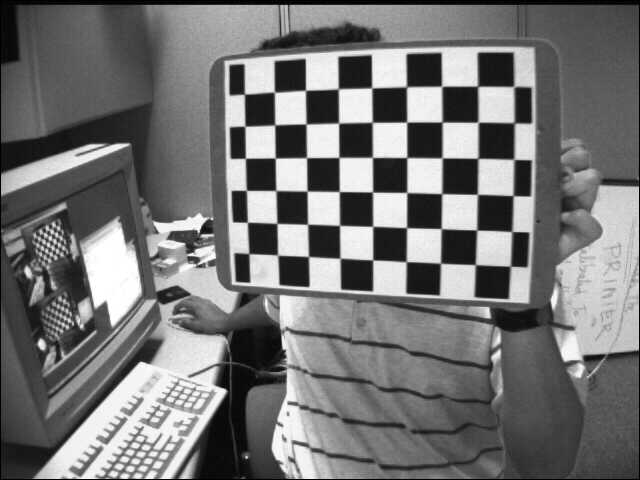
#> input picture chapter2_imageFomation/images/calibration_images/left01.jpg, 640 x 480 px; its folder holds only this picture in this run
$ python 01_calibration.py
#> lines starting #> are read from the running program, lines starting #| are printed output that depends on the picture; after the words box and inside, x2 and y2 are one past the last pixel; in counts of white or black regions, pixels touching at a corner belong together; long printed decimals are rounded
import cv2
import numpy as np
import glob
from pathlib import Path

# 출력 폴더 생성
output_dir = Path("./outputs/calibration")
output_dir.mkdir(parents=True, exist_ok=True)

# -------------------------------------------------------
# 1. 체크보드 설정
# -------------------------------------------------------

# 체크보드 내부 코너 개수
# (가로 코너 수, 세로 코너 수)
# 실제 체크보드의 흰/검 칸 개수가 아니라 "코너 개수"임
CHECKERBOARD = (9, 6)

# 체크보드 한 칸의 실제 크기 (단위: mm)
# 실제 세계 좌표 계산에 사용됨
square_size = 25.0

# 코너 위치를 더 정확하게 보정하기 위한 종료 조건
# (최대 반복 횟수 30, 정확도 0.001)
criteria = (
    cv2.TERM_CRITERIA_EPS + cv2.TERM_CRITERIA_MAX_ITER,
    30,
    0.001
)

# -------------------------------------------------------
# 2. 실제 세계 좌표 생성 (Object Points)
# -------------------------------------------------------

# 체크보드 코너 개수만큼 3차원 좌표 배열 생성
# (x, y, z) 좌표
objp = np.zeros((CHECKERBOARD[0] * CHECKERBOARD[1], 3), np.float32)

# x,y 좌표를 격자 형태로 생성
objp[:, :2] = np.mgrid[
    0:CHECKERBOARD[0],
    0:CHECKERBOARD[1]
].T.reshape(-1, 2)

# 실제 체크보드 크기(mm) 반영
objp *= square_size

# -------------------------------------------------------
# 3. 좌표 저장 리스트
# -------------------------------------------------------

# 실제 세계 좌표 (3D)
objpoints = []

# 이미지 좌표 (2D)
imgpoints = []

# -------------------------------------------------------
# 4. 캘리브레이션 이미지 경로
# -------------------------------------------------------

# 체크보드 이미지 목록 불러오기
# 예: left01.jpg, left02.jpg ...
images = glob.glob("./images/calibration_images/left*.jpg")

# 이미지 크기 저장 변수
img_size = None

# -------------------------------------------------------
# 5. 체크보드 코너 검출
# -------------------------------------------------------

# 이미지가 없는 경우 예외 처리
if len(images) == 0:
    raise FileNotFoundError("체크보드 이미지를 찾을 수 없습니다.")

# 각 이미지에 대해 코너 검출 수행
for fname in images:

    # 이미지 읽기
    img = cv2.imread(fname)
#> img is the input picture: shape (480, 640, 3); min 0, max 255, mean 116.6

    if img is None:
        print(f"이미지 로드 실패: {fname}")
        continue

    # grayscale 변환
    # 코너 검출은 grayscale 이미지에서 수행
    gray = cv2.cvtColor(img, cv2.COLOR_BGR2GRAY)

    # 이미지 크기 저장
    img_size = gray.shape[::-1]

    # 체크보드 코너 검출
    ret, corners = cv2.findChessboardCorners(
        gray,
        CHECKERBOARD,
        None
    )
#> ret = True; corners = 54 rows, first 8: [244.5, 94.33], [274.6, 92.24], [305.5, 90.4], [338.4, 88.84], [371.6, 87.98], [406.8, 86.92], [441.6, 86.37], [477.6, 86.38]

    # 코너 검출 성공 시
    if ret:

        # 코너 위치 정밀화 (subpixel refinement)
        corners2 = cv2.cornerSubPix(
            gray,
            corners,
            (11, 11),
            (-1, -1),
            criteria
        )
#> corners2 = 54 rows, first 8: [244.4, 94.14], [274.4, 92.21], [305.5, 90.32], [338.3, 88.79], [371.7, 87.87], [406.5, 86.71], [441.6, 86.25], [477.6, 86.22]

        # 실제 좌표 저장
        objpoints.append(objp)

        # 이미지 좌표 저장
        imgpoints.append(corners2)

        # 코너 검출 결과 시각화
        vis = img.copy()

        cv2.drawChessboardCorners(
            vis,
            CHECKERBOARD,
            corners2,
            ret
        )
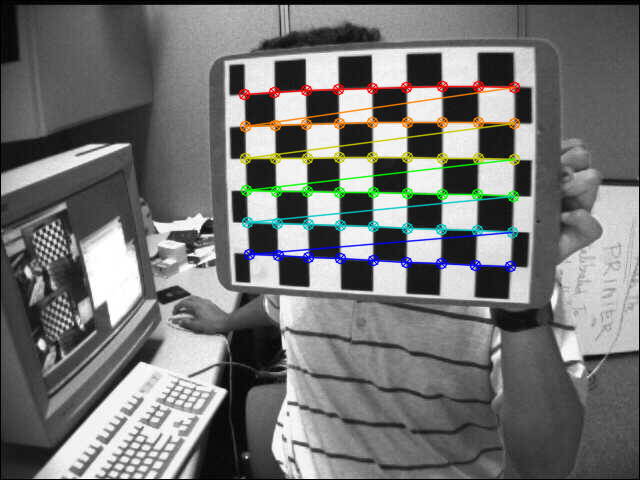
#> vis: shape (480, 640, 3); 4.21% of pixels changed, all inside (x1, y1, x2, y2) = (238, 80, 521, 273)

        cv2.imshow("Chessboard Corners", vis)

        # 0.3초 동안 표시
        cv2.waitKey(300)

    else:
        print(f"코너 검출 실패: {fname}")

cv2.destroyAllWindows()

# 코너 검출이 하나도 되지 않았을 경우 예외 처리
if len(objpoints) == 0 or len(imgpoints) == 0:
    raise RuntimeError("유효한 체크보드 코너를 검출하지 못했습니다.")

# -------------------------------------------------------
# 6. 카메라 캘리브레이션
# -------------------------------------------------------

# calibrateCamera 함수
# 입력:
#   objpoints → 실제 세계 좌표
#   imgpoints → 이미지 좌표
#   img_size  → 이미지 크기
#
# 출력:
#   ret   → reprojection error
#   K     → 카메라 내부 행렬 (Camera Matrix)
#   dist  → 왜곡 계수
#   rvecs → 회전 벡터
#   tvecs → 이동 벡터

ret, K, dist, rvecs, tvecs = cv2.calibrateCamera(
    objpoints,
    imgpoints,
    img_size,
    None,
    None
)
#> ret = 0.161; K = [[811.4, 0, 306.3], [0, 768.8, 314.7], [0, 0, 1]]; dist = [[-0.656, 0.296, -0.0603, 0.0206, -0.406]]; rvecs = ([0.252, 0.427, 0.0302],); tvecs = ([-47.08, -169.8, 587.5],)

# 결과 출력
print("Reprojection Error:")
print(ret)
#| 0.1608

print("\nCamera Matrix K:")
print(K)
#| [[811.353   0.         306.305]
#|  [  0.         768.773 314.671]
#|  [  0.           0.           1.        ]]

print("\nDistortion Coefficients:")
print(dist)
#| [[-0.6556   0.2957  -0.06027  0.02059 -0.4062]]

# -------------------------------------------------------
# 7. 왜곡 보정 (Undistortion)
# -------------------------------------------------------

# 테스트용 이미지 불러오기
sample_img = cv2.imread(images[0])

if sample_img is None:
    raise FileNotFoundError("샘플 이미지를 불러올 수 없습니다.")

# 카메라 왜곡 보정
undistorted = cv2.undistort(
    sample_img,
    K,
    dist,
    None,
    K
)
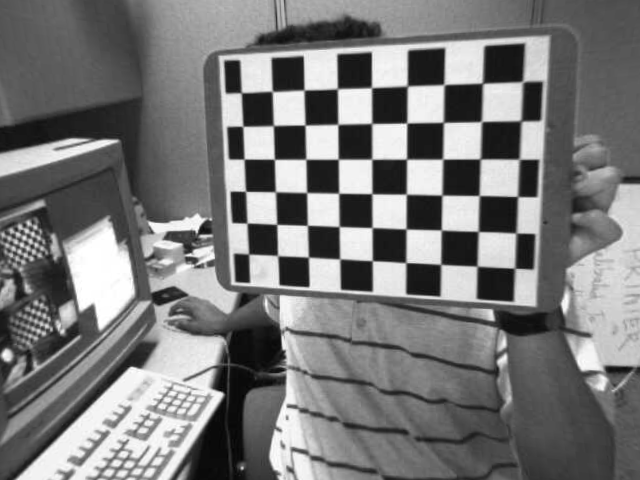
#> undistorted: shape (480, 640, 3); min 2, max 255, mean 120.9

# -------------------------------------------------------
# 8. 원본 vs 보정 결과 비교
# -------------------------------------------------------

# 두 이미지를 좌우로 붙여 비교
result = np.hstack([
    sample_img,
    undistorted
])
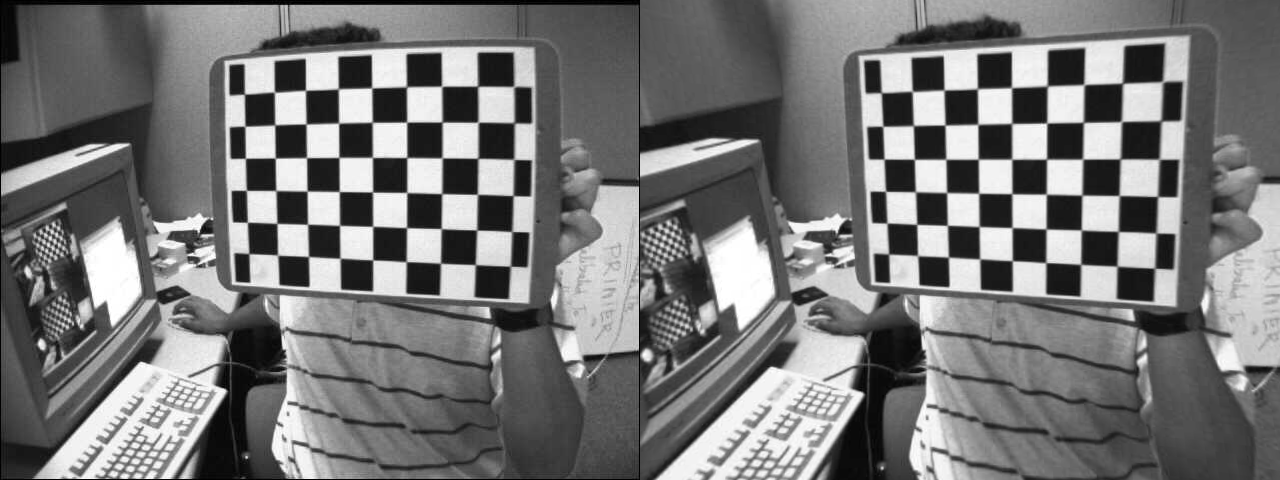
#> result: shape (480, 1280, 3); min 0, max 255, mean 118.7

# 결과 화면 출력
cv2.imshow("Original | Undistorted", result)

cv2.waitKey(0)
cv2.destroyAllWindows()

# -------------------------------------------------------
# 9. 결과 이미지 저장
# -------------------------------------------------------

cv2.imwrite("./outputs/calibration/calibration_result.jpg", result)

print("\n왜곡 보정 결과 저장 완료: calibration_result.jpg")

$ run again, on chapter2_imageFomation/images/calibration_images/left05.jpg
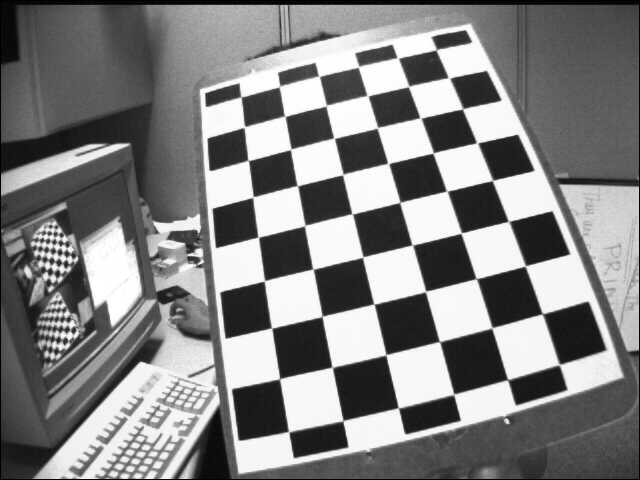
#> input picture chapter2_imageFomation/images/calibration_images/left05.jpg, 640 x 480 px
#> img is the input picture: shape (480, 640, 3); min 0, max 255, mean 129.8
#> `ret, corners = cv2.findChessboardCorners( gray, CHECKERBOARD, None )`: ret = True; corners = 54 rows, first 8: [435.9, 50.23], [450, 78.54], [462.7, 108.8], [476.5, 142.8], [492.5, 180.5], [508.4, 221.1], [525.3, 265.9], [542.1, 313.6]
#> corners2 = 54 rows, first 8: [436.3, 49.72], [449, 77.82], [462.6, 108.7], [477.1, 142.9], [492.5, 180.4], [508.7, 221.4], [525.3, 265.9], [542.4, 313.8]
#> `cv2.drawChessboardCorners( vis, CHECKERBOARD, corners2, ret )`:
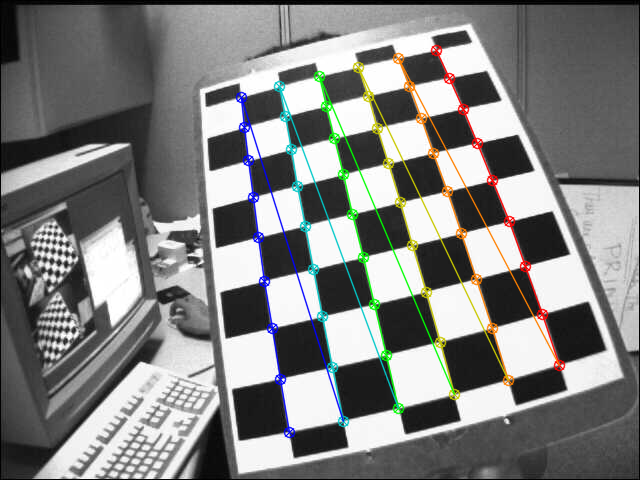
#> vis: shape (480, 640, 3); 4.88% of pixels changed, all inside (x1, y1, x2, y2) = (235, 44, 566, 439)
#> `ret, K, dist, rvecs, tvecs = cv2.calibrateCamera( objpoints, imgpoints..`: ret = 0.143; K = [[639.5, 0, 320.2], [0, 651.5, 193.3], [0, 0, 1]]; dist = [[-0.412, -0.0341, 0.027, 0.0148, 0.431]]; rvecs = ([-0.361, 0.527, 1.3],); tvecs = ([71.82, -88.53, 380.3],)
#| 0.1431
#| [[639.458   0.         320.195]
#|  [  0.         651.460 193.277]
#|  [  0.           0.           1.        ]]
#| [[-0.412 -0.03405  0.027  0.01479   0.431  ]]
#> `result = np.hstack([ sample_img, undistorted ])`:
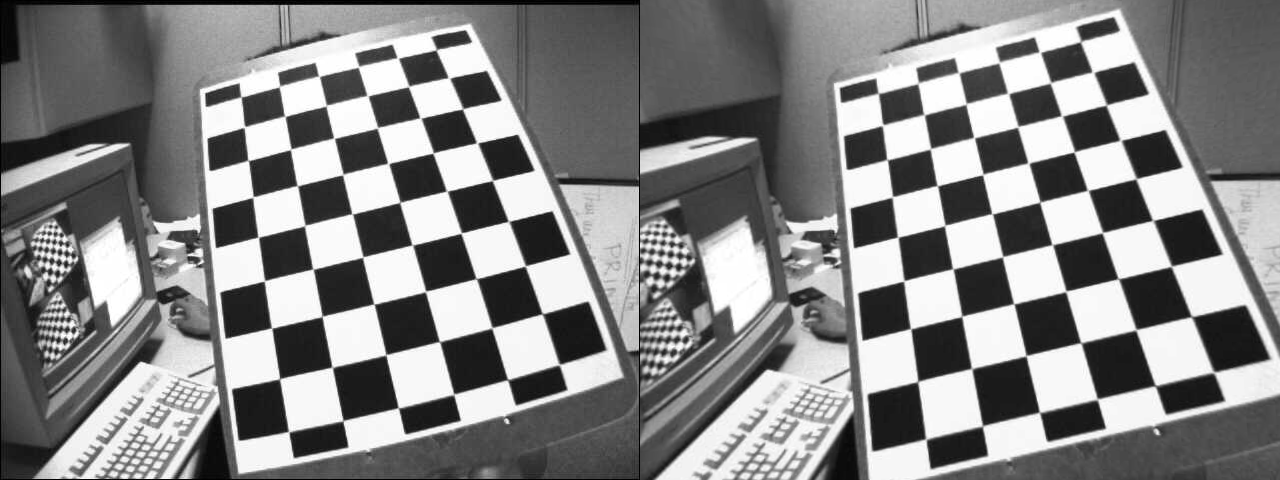
#> result: shape (480, 1280, 3); min 0, max 255, mean 133.2

$ run again, on chapter2_imageFomation/images/calibration_images/left06.jpg
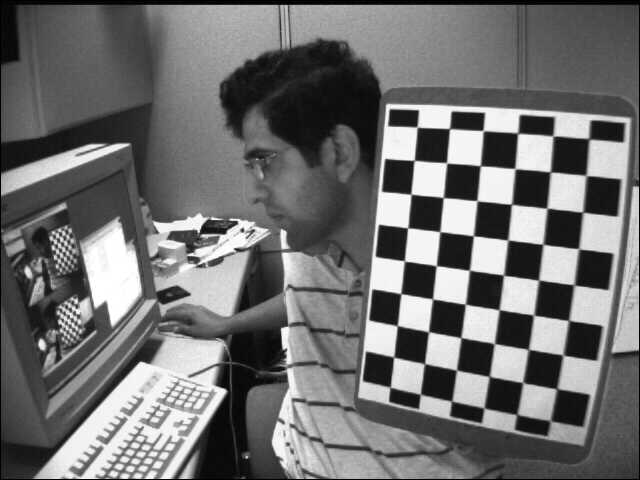
#> input picture chapter2_imageFomation/images/calibration_images/left06.jpg, 640 x 480 px
#> img is the input picture: shape (480, 640, 3); min 0, max 255, mean 111.6
#> `ret, corners = cv2.findChessboardCorners( gray, CHECKERBOARD, None )`: ret = True; corners = 54 rows, first 8: [589.1, 139], [586.5, 175.8], [582, 212.4], [578.4, 248.2], [574.2, 284.7], [568.5, 320.2], [561.9, 355.4], [556.5, 388.5]
#> corners2 = 54 rows, first 8: [588.9, 138.7], [586.1, 175.5], [582.7, 212.2], [578.7, 248.8], [574, 284.9], [568.7, 320.6], [563, 355], [556.8, 388.8]
#> `cv2.drawChessboardCorners( vis, CHECKERBOARD, corners2, ret )`:
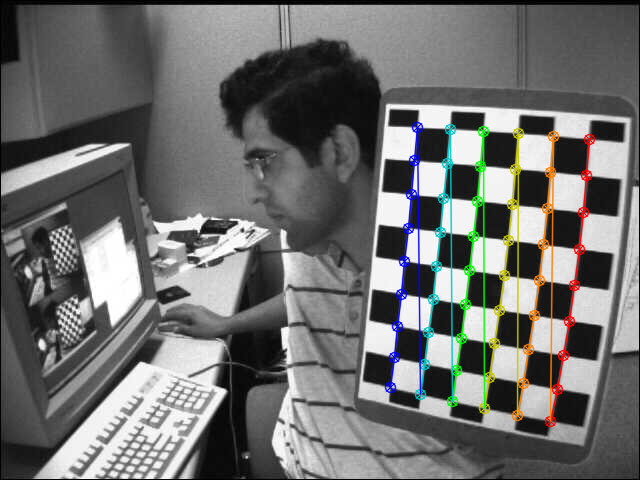
#> vis: shape (480, 640, 3); 4.27% of pixels changed, all inside (x1, y1, x2, y2) = (384, 121, 596, 428)
#> `ret, K, dist, rvecs, tvecs = cv2.calibrateCamera( objpoints, imgpoints..`: ret = 0.129; K = [[638.5, 0, 274.7], [0, 644.8, 221.8], [0, 0, 1]]; dist = [[-0.377, 0.0417, -9.77e-05, 0.0319, 0.101]]; rvecs = ([0.483, 0.397, 1.63],); tvecs = ([211.1, -56.21, 406.4],)
#| 0.1292
#| [[638.450   0.         274.706]
#|  [  0.         644.821 221.782]
#|  [  0.           0.           1.        ]]
#| [[-3.76940141e-01  4.17449793e-02 -9.76627187e-05  3.18911428e-02
#|    1.01376989e-01]]
#> `result = np.hstack([ sample_img, undistorted ])`:
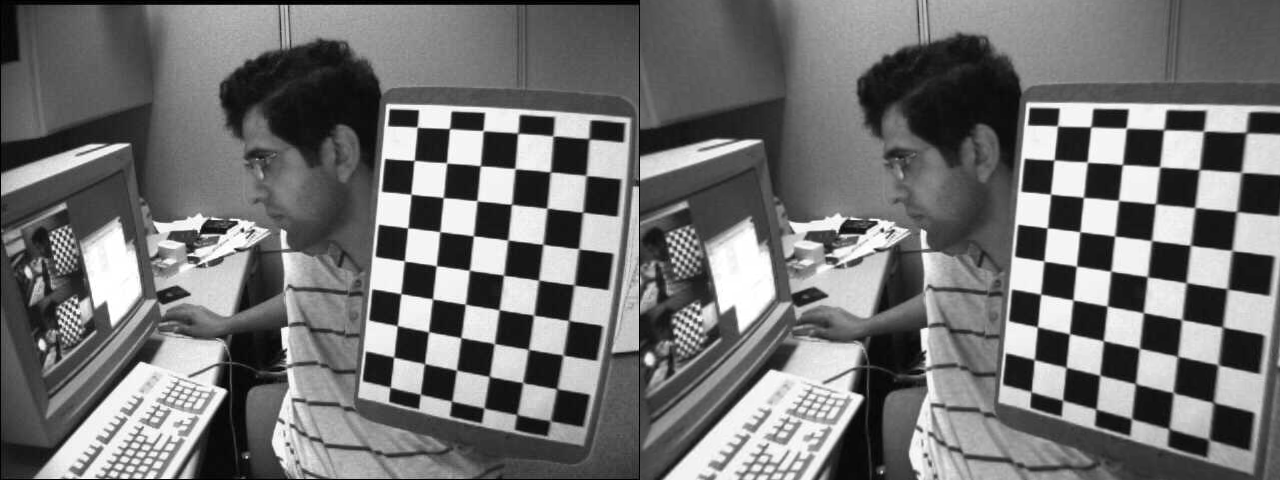
#> result: shape (480, 1280, 3); min 0, max 255, mean 113.7

$ run again, on chapter2_imageFomation/images/calibration_images/left07.jpg
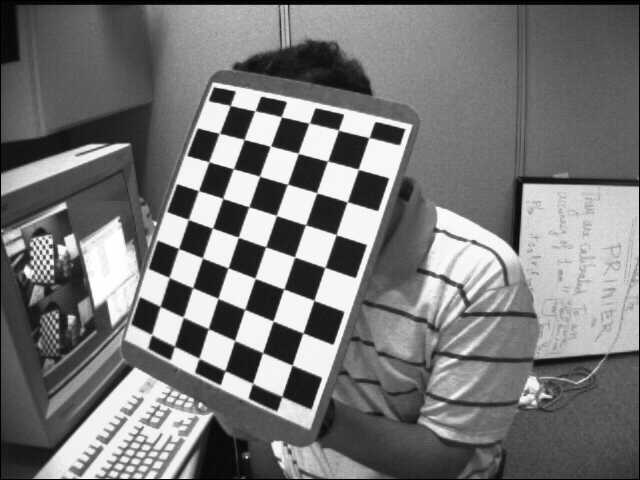
#> input picture chapter2_imageFomation/images/calibration_images/left07.jpg, 640 x 480 px
#> img is the input picture: shape (480, 640, 3); min 0, max 255, mean 119.5
#> `ret, corners = cv2.findChessboardCorners( gray, CHECKERBOARD, None )`: ret = True; corners = 54 rows, first 8: [368.8, 137.9], [358.2, 169.3], [347.2, 202.1], [336.2, 234.5], [324.8, 267.4], [314.1, 300.2], [303.2, 333.1], [292.2, 365]
#> corners2 = 54 rows, first 8: [369, 137.6], [358.3, 169.3], [347.2, 201.9], [336.1, 234.7], [324.9, 267.4], [313.9, 300.3], [303, 332.9], [292.1, 365.2]
#> `cv2.drawChessboardCorners( vis, CHECKERBOARD, corners2, ret )`:
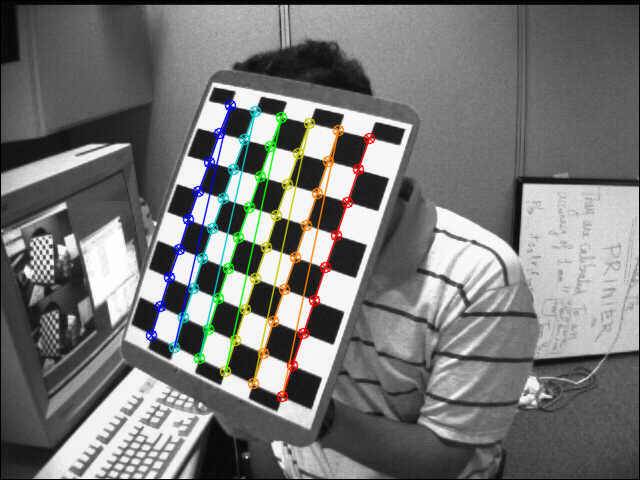
#> vis: shape (480, 640, 3); 4% of pixels changed, all inside (x1, y1, x2, y2) = (145, 99, 376, 403)
#> `ret, K, dist, rvecs, tvecs = cv2.calibrateCamera( objpoints, imgpoints..`: ret = 0.182; K = [[715.8, 0, 331.1], [0, 695.3, 180.1], [0, 0, 1]]; dist = [[-0.699, 2.73, 0.0316, 0.0155, -9.38]]; rvecs = ([0.198, 0.467, 1.84],); tvecs = ([27.28, -31.5, 510.6],)
#| 0.1821
#| [[715.825   0.         331.050]
#|  [  0.         695.279 180.078]
#|  [  0.           0.           1.        ]]
#| [[-0.6991  2.731   0.03155  0.01553 -9.376]]
#> `result = np.hstack([ sample_img, undistorted ])`:
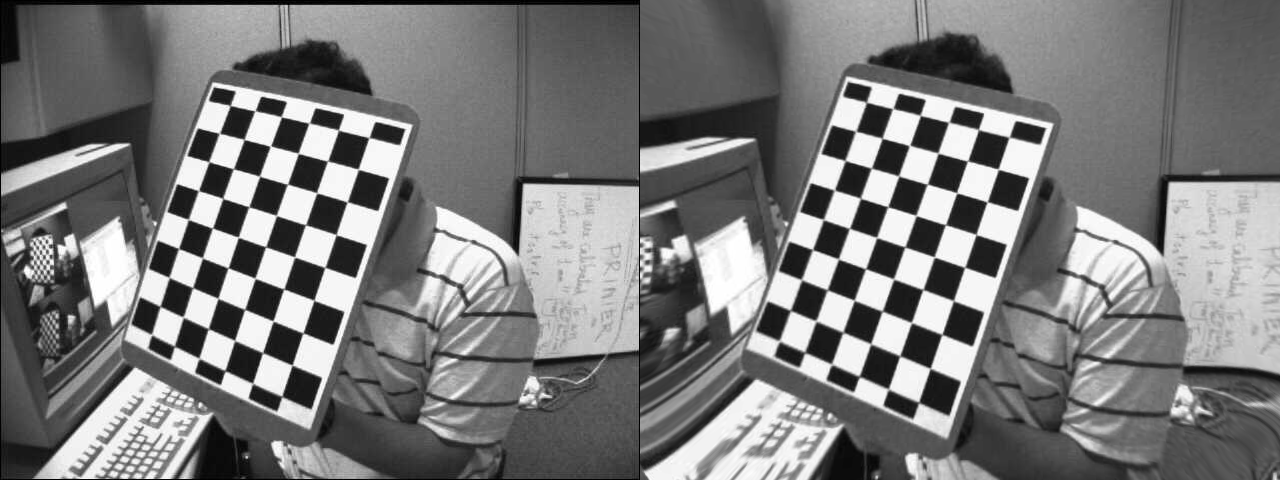
#> result: shape (480, 1280, 3); min 0, max 255, mean 122.3
